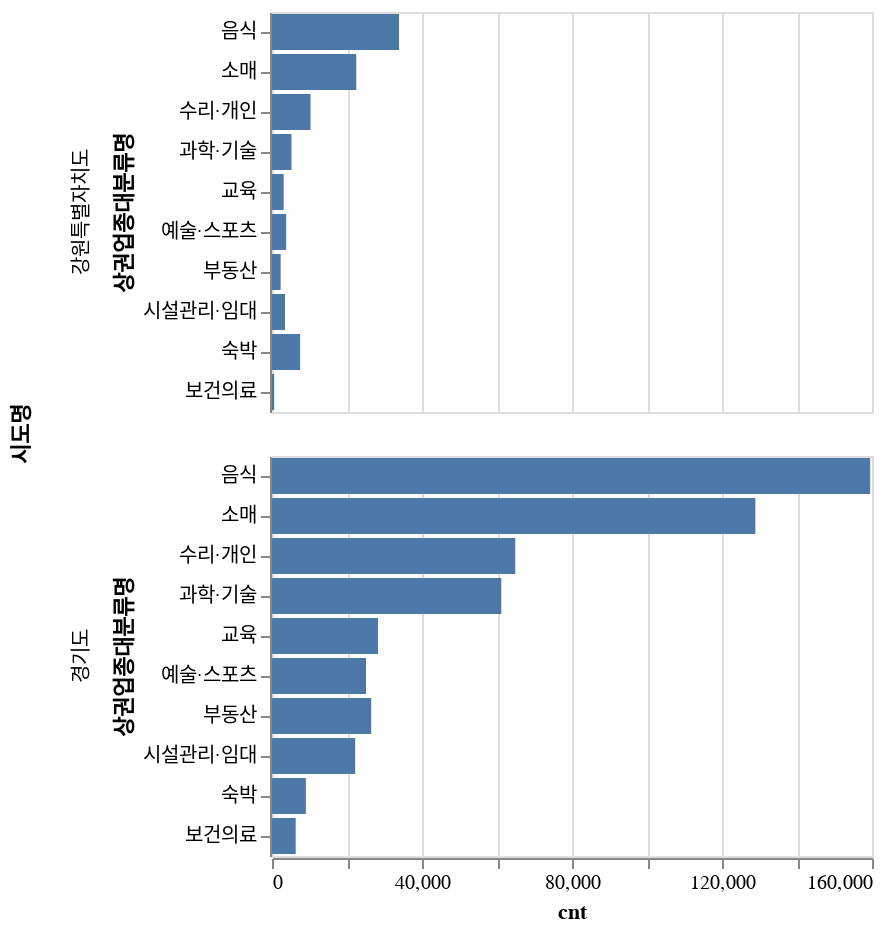

Here is the notebook cell this chart was saved with:
### Code cell
(
    alt.
    Chart(df_market_cnt).
    encode(
        y = alt.X('상권업종대분류명', sort = '-x'),
        x = 'cnt',
        row = '시도명'
    ).
    mark_bar()
)

### Figure 1 — Vega-Lite specification as saved in the notebook (floating-point values rounded to 4 significant figures)
{"config": {"view": {"continuousWidth": 300, "continuousHeight": 300}}, "data": {"name": "data-05d23a9ace383ab0c2b21f7c41b20c08"}, "mark": {"type": "bar"}, "encoding": {"row": {"field": "시도명", "type": "nominal"}, "x": {"field": "cnt", "type": "quantitative"}, "y": {"field": "상권업종대분류명", "sort": "-x", "type": "nominal"}}, "$schema": "https://vega.github.io/schema/vega-lite/v5.20.1.json", "datasets": {"data-05d23a9ace383ab0c2b21f7c41b20c08": [{"상권업종대분류명": "과학·기술", "시도명": "강원특별자치도", "cnt": 5196}, {"상권업종대분류명": "과학·기술", "시도명": "경기도", "cnt": 61141}, {"상권업종대분류명": "교육", "시도명": "강원특별자치도", "cnt": 3114}, {"상권업종대분류명": "교육", "시도명": "경기도", "cnt": 28261}, {"상권업종대분류명": "보건의료", "시도명": "강원특별자치도", "cnt": 583}, {"상권업종대분류명": "보건의료", "시도명": "경기도", "cnt": 6318}, {"상권업종대분류명": "부동산", "시도명": "강원특별자치도", "cnt": 2306}, {"상권업종대분류명": "부동산", "시도명": "경기도", "cnt": 26451}, {"상권업종대분류명": "소매", "시도명": "강원특별자치도", "cnt": 22468}, {"상권업종대분류명": "소매", "시도명": "경기도", "cnt": 128892}, {"상권업종대분류명": "수리·개인", "시도명": "강원특별자치도", "cnt": 10283}, {"상권업종대분류명": "수리·개인", "시도명": "경기도", "cnt": 64875}, {"상권업종대분류명": "숙박", "시도명": "강원특별자치도", "cnt": 7493}, {"상권업종대분류명": "숙박", "시도명": "경기도", "cnt": 9030}, {"상권업종대분류명": "시설관리·임대", "시도명": "강원특별자치도", "cnt": 3477}, {"상권업종대분류명": "시설관리·임대", "시도명": "경기도", "cnt": 22180}, {"상권업종대분류명": "예술·스포츠", "시도명": "강원특별자치도", "cnt": 3780}, {"상권업종대분류명": "예술·스포츠", "시도명": "경기도", "cnt": 25073}, {"상권업종대분류명": "음식", "시도명": "강원특별자치도", "cnt": 33879}, {"상권업종대분류명": "음식", "시도명": "경기도", "cnt": 159517}]}}
